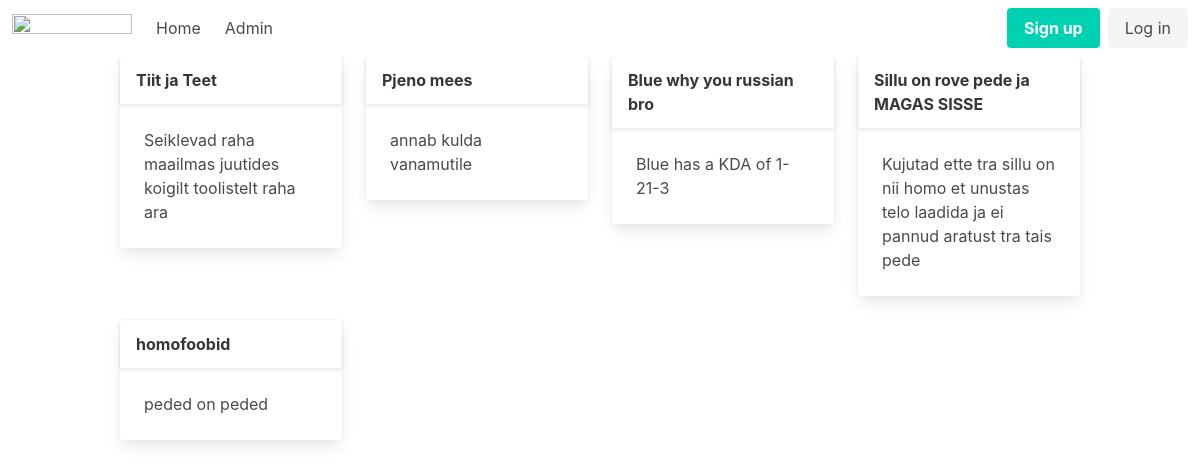
Before: / with the older database file.
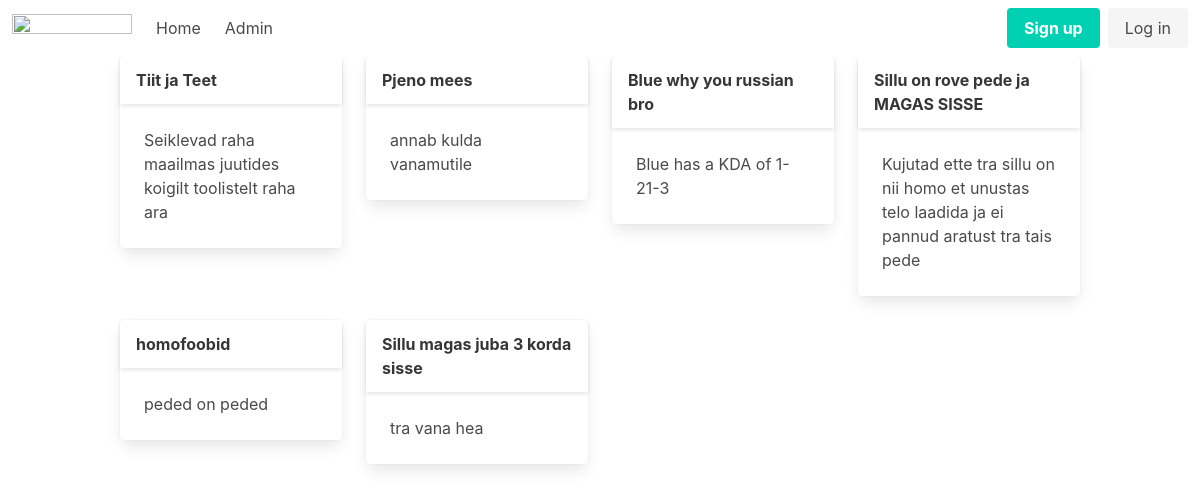
After: the same page with the newer database file.
### tables this page shows
CREATE TABLE "articles"
(
    id    integer
        primary key autoincrement,
    title text,
    body  text
);

### src/Router.php (called while the page is built, shortened)
<?php
class Router {
    public static $routes = [];
    public $path;
    public $method;
    public function __construct($path, $method) {
        $this->path = parse_url($path, PHP_URL_PATH);
        $this->method = $method;
    }
    public function match(){
        foreach(self::$routes as $route){
            if(strtolower($route['path']) === strtolower($this->path) && $this->method === $route['method']){
                return $route;
            }
        }
        return false;
    }
    public static function addRoute($method, $path, $action){
        self::$routes[] = [
            'method' => $method,
            'path' => $path,
            'action' => $action
        ];
    }
}

### helpers.php (called while the page is built, shortened)
<?php
function view($viewName, $vars = []){
    extract($vars);
    include __DIR__ . "/views/$viewName.php";
}
function auth(){
    return User::auth();
}

### src/Controllers/PublicController.php (called while the page is built, shortened)
<?php
class PublicController {
    public function home(){
        $articles = Article::all();
        view('home', compact('articles'));
    }
}

### src/Models/User.php (called while the page is built, shortened)
<?php
class User extends Model{
    public static function auth(){
        return false;
    }
}

### src/DB.php (called while the page is built, shortened)
<?php
class DB {
    private $conn;
    public function __construct(){
        try {
            $this->conn = new PDO("sqlite:db.sqlite");
            $this->conn->setAttribute(PDO::ATTR_ERRMODE, PDO::ERRMODE_EXCEPTION);
        } catch(PDOException $e) {
            echo "Connection failed: " . $e->getMessage();
        }
    }
    public function all($table, $class){
        $stmt = $this->conn->prepare("SELECT * FROM $table");
        $stmt->execute();
        $stmt->setFetchMode(PDO::FETCH_CLASS, $class);
        return $stmt->fetchAll();
    }
}

### src/Models/Model.php (called while the page is built, shortened)
<?php
class Model {
    public static $table;
    public static function all(){
        $db = new DB();
        return $db->all(static::$table, static::class);
    }
}

### views/home.php (the view)
<?php include __DIR__ . '/partials/header.php'; ?>
<div class="container">
    <div class="columns is-multiline">
        <?php foreach($articles as $article): ?>
        <div class="column is-3">
            <div class="card">
                <header class="card-header">
                    <p class="card-header-title">
                        <?=$article->title?>
                    </p>
                </header>
                <div class="card-content">
                    <div class="content">
                        <?=$article->body?>
                    </div>
                </div>
            </div>
        </div>
        <?php endforeach; ?>
    </div>
</div>
<?php include __DIR__ .  '/partials/footer.php'; ?>

### public/index.php (shortened to what this page needs)
<?php
spl_autoload_register(function ($className){
    $className = substr($className, 4);
});
require __DIR__ . '/../helpers.php';
$router = new Router($_SERVER['REQUEST_URI'], $_SERVER['REQUEST_METHOD']);
$match = $router->match();
if($match){
    if(is_callable($match['action'])){
        call_user_func($match['action']);
    } else if(is_array($match['action'])){
        $controller = new $class();
        $method = $match['action'][1];
        $controller->$method();
    }
} else {
    echo 404;
}

### views/partials/header.php (shortened to what this page needs)
<!DOCTYPE html>
<html lang="en">
<head>
    <link rel="stylesheet" href="https://cdn.jsdelivr.net/npm/bulma@0.9.4/css/bulma.min.css">
</head>
<body>
<?php include __DIR__ . '/nav.php'; ?>

### views/partials/nav.php (shortened to what this page needs)
<nav class="navbar" role="navigation" aria-label="main navigation">
  <div class="navbar-brand">
    <a class="navbar-item" href="/">
      <img src="https://cdn.discordapp.com/attachments/905786532764467240/1154953145366097960/logo_no_skull.png" width="120" height="140">
    </a>
  </div>
  <div id="navbarBasicExample" class="navbar-menu">
    <div class="navbar-start">
      <a class="navbar-item" href="/">
        Home
      </a>
      <a class="navbar-item" href="/admin/articles">
        Admin
      </a>
    </div>
    <div class="navbar-end">
      <div class="navbar-item">
        <?php if(auth()):?>
          <div class="navbar-item has-dropdown is-hoverable">
        <a class="navbar-link">
          <?=auth()->email?>
        </a>
        <div class="navbar-dropdown">
          <a class="navbar-item" href="logout">
            Logout
          </a>
        </div>
      </div>
      <?php else: ?>
        <div class="buttons">
          <a class="button is-primary" href="/register">
            <strong>Sign up</strong>
          </a>
          <a class="button is-light" href="/login">
            Log in
          </a>
        </div>
      </div>
      <?php endif;?>
    </div>
  </div>
</nav>

Changed rows visible on the page:
added articles: title "Sillu magas juba 3 korda sisse", body "tra vana hea"
